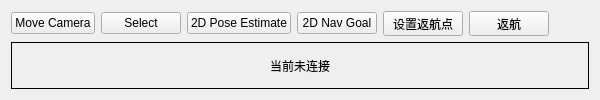
          <widget class="QWidget" name="tab_3">
           <attribute name="title">
            <string>rviz</string>
           </attribute>
           <layout class="QGridLayout" name="gridLayout_4">
            <item row="0" column="0">
             <layout class="QVBoxLayout" name="verticalLayout_14" stretch="0,1">
              <item>
               <layout class="QHBoxLayout" name="horizontalLayout_11">
                <item>
                 <widget class="QPushButton" name="move_camera_btn">
                  <property name="text">
                   <string>Move Camera</string>
                  </property>
                  <property name="icon">
                   <iconset resource="../resources/images.qrc">
                    <normaloff>:/images/rotate_cam.svg</normaloff>:/images/rotate_cam.svg</iconset>
                  </property>
                 </widget>
                </item>
                <item>
                 <widget class="QPushButton" name="set_select_btn">
                  <property name="text">
                   <string>Select</string>
                  </property>
                  <property name="icon">
                   <iconset resource="../resources/images.qrc">
                    <normaloff>:/images/classes/Select.png</normaloff>:/images/classes/Select.png</iconset>
                  </property>
                 </widget>
                </item>
                <item>
                 <widget class="QPushButton" name="set_pos_btn">
                  <property name="maximumSize">
                   <size>
                    <width>16777215</width>
                    <height>16777215</height>
                   </size>
                  </property>
                  <property name="text">
                   <string>2D Pose Estimate</string>
                  </property>
                  <property name="icon">
                   <iconset resource="../resources/images.qrc">
                    <normaloff>:/images/classes/SetInitialPose.png</normaloff>:/images/classes/SetInitialPose.png</iconset>
                  </property>
                 </widget>
                </item>
                <item>
                 <widget class="QPushButton" name="set_goal_btn">
                  <property name="text">
                   <string>2D Nav Goal</string>
                  </property>
                  <property name="icon">
                   <iconset resource="../resources/images.qrc">
                    <normaloff>:/images/classes/SetGoal.png</normaloff>:/images/classes/SetGoal.png</iconset>
                  </property>
                 </widget>
                </item>
                <item>
                 <widget class="QPushButton" name="set_return_btn">
                  <property name="maximumSize">
                   <size>
                    <width>16777215</width>
                    <height>25</height>
                   </size>
                  </property>
                  <property name="text">
                   <string>设置返航点</string>
                  </property>
                  <property name="icon">
                   <iconset resource="../resources/images.qrc">
                    <normaloff>:/images/set_return.png</normaloff>:/images/set_return.png</iconset>
                  </property>
                 </widget>
                </item>
                <item>
                 <widget class="QPushButton" name="return_btn">
                  <property name="maximumSize">
                   <size>
                    <width>16777215</width>
                    <height>25</height>
                   </size>
                  </property>
                  <property name="text">
                   <string>返航</string>
                  </property>
                  <property name="icon">
                   <iconset resource="../resources/images.qrc">
                    <normaloff>:/images/return.png</normaloff>:/images/return.png</iconset>
                  </property>
                 </widget>
                </item>
                <item>
                 <spacer name="horizontalSpacer_2">
                  <property name="orientation">
                   <enum>Qt::Horizontal</enum>
                  </property>
                  <property name="sizeHint" stdset="0">
                   <size>
                    <width>40</width>
                    <height>20</height>
                   </size>
                  </property>
                 </spacer>
                </item>
               </layout>
              </item>
              <item>
               <layout class="QVBoxLayout" name="verticalLayout_build_map">
                <item>
                 <widget class="QLabel" name="label_rvizShow">
                  <property name="frameShape">
                   <enum>QFrame::Box</enum>
                  </property>
                  <property name="text">
                   <string>当前未连接</string>
                  </property>
                  <property name="alignment">
                   <set>Qt::AlignCenter</set>
                  </property>
                 </widget>
                </item>
               </layout>
              </item>
             </layout>
            </item>
           </layout>
          </widget>
